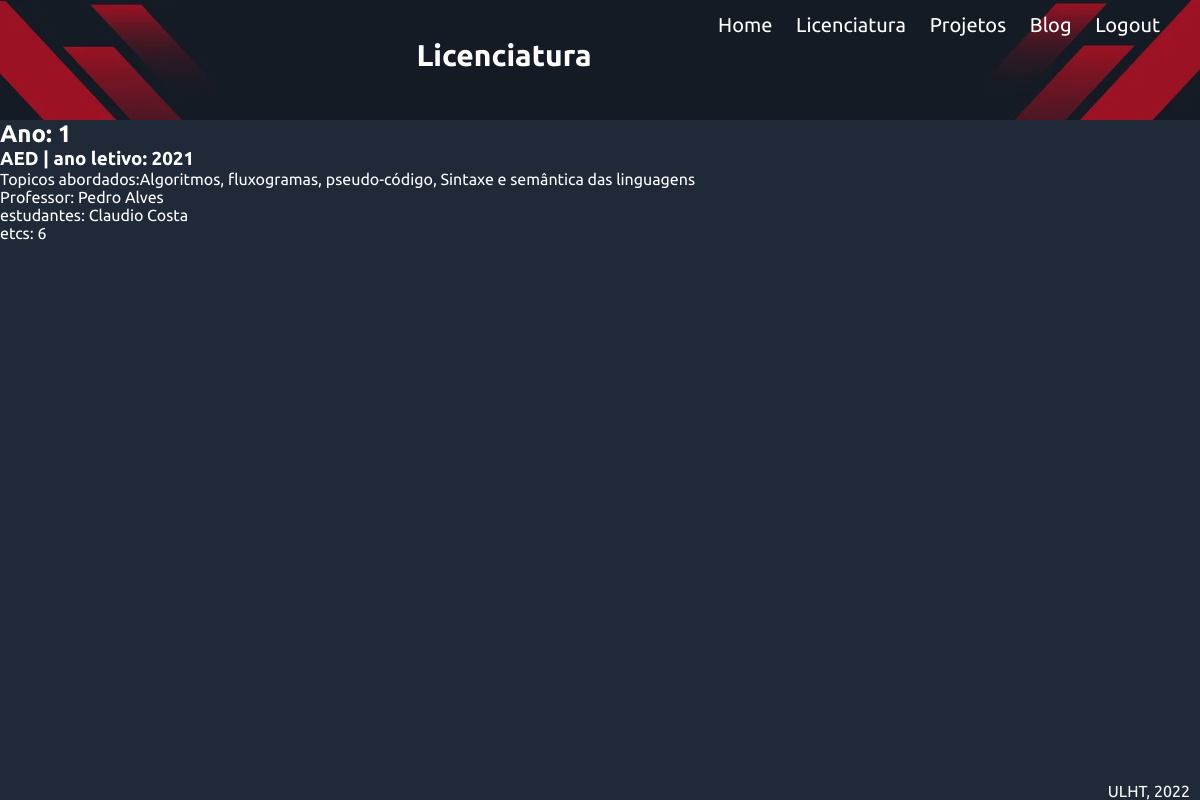
The app's page /licenciatura (signed in) with its own data.
### portfolio/models.py (models this page shows, shortened)
class Subject(models.Model):
    name = models.CharField(max_length=30)
    year = models.IntegerField(default=0)
    etcs = models.IntegerField(default=0)
    semester = models.IntegerField(default=0)
    school_year = models.IntegerField(default=0)
    rank = models.IntegerField(default=0, validators=[
            MaxValueValidator(5),
            MinValueValidator(0)
        ])
    topics = models.CharField(max_length=100)
    students = models.ManyToManyField(Student, blank = True)
    teacher = models.ManyToManyField(Teacher, blank = True)

class Person(models.Model):
    name = models.CharField(max_length=50)
    linkdin = models.URLField()
    class Meta:
        abstract = True

class Teacher(Person,models.Model):
    lusofona_url = models.URLField()

class Student(Person,models.Model):
    portfolio = models.URLField()
    github = models.URLField()

### portfolio/views.py (the view)
# urls.py: path('licenciatura', views.licenciatura_page_view, name='licenciatura'),
def licenciatura_page_view(request):
    agora = datetime.datetime.now()
    local = 'Lisboa'
    context = {
        'cadeiras':Subject.objects.all().order_by('year','semester')[:3],
    }
    return render(request, 'portfolio/licenciatura.html',context)

### portfolio/templates/portfolio/licenciatura.html (shortened to what this page needs)
{% extends 'portfolio/layout.html' %}
{% block header %}
<div class="welcome-text">Licenciatura</div>
{% endblock %}
{% block main %}
{% for cadeira in cadeiras %}
<h2>Ano: {{cadeira.year}} </h2>
<div class="subjects-box">
    <div class="subjects-text">
        <h3>{{cadeira.name}} | ano letivo: {{cadeira.school_year}}</h3>
        <p>Topicos abordados:{{cadeira.topics}}</p>
        {% for teacher in cadeira.teacher.all %}
        <p>Professor: {{teacher.name}}</p>
        {% endfor %}
        {% for student in cadeira.students.all %}
        <p>estudantes: {{student.name}}</p>
        {% endfor %}
        <p>etcs: {{cadeira.etcs}}</p>
    </div>
</div>
{% endfor %}
{% endblock %}

### portfolio/static/portfolio/css/estilos.css (style rules this page uses)
* { font-family: 'Ubuntu', sans-serif; box-sizing: border-box; border: 0; margin: 0; padding: 0; }
.welcome-text { font-weight: bold; font-size: 30px; padding-top: 30px; text-align: center; padding-left: 300px; color:white; }
body { background-color:#202938; display: grid; min-height: 100vh; margin: 0; grid-template-rows: auto 1fr auto; grid-template-areas: 'nav' 'main' 'bot'; }

### records on screen
Subject: year "1", name "AED", school_year "2021", topics "Algoritmos, fluxogramas, pseudo-código, Sintaxe e semântica das linguagens", etcs "6"
Teacher: name "Pedro Alves"
Student: name "Claudio Costa"
